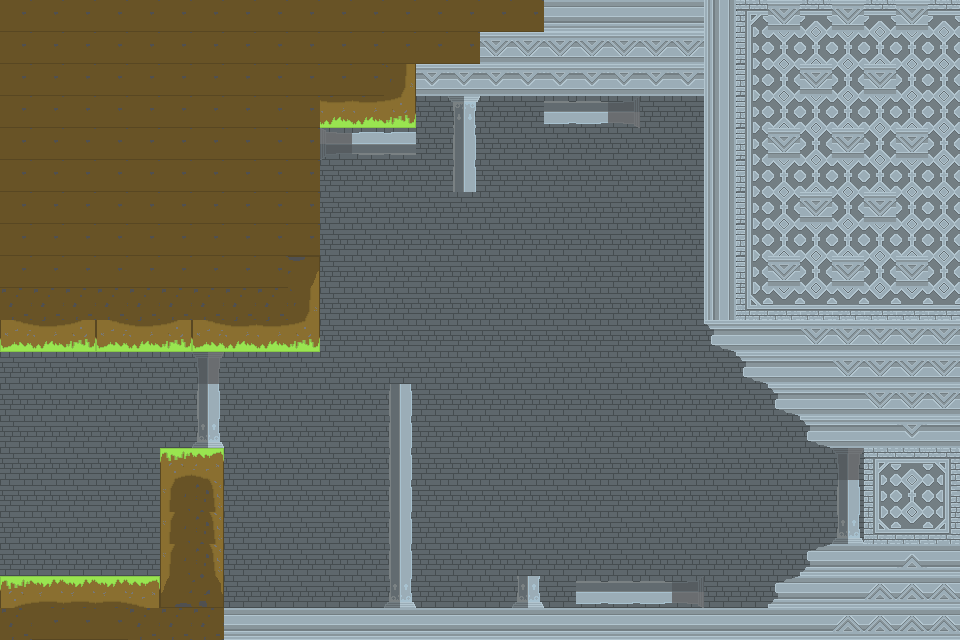

A level layout from a 2D game, rendered from its tile map. Below: a short description, then the map file with its tile-grid data intact:
An orthogonal 30x20 tile map with 32x32 px tiles, 3 tile layers (Fondo, Decoracion, Tierra).

<map version="1.10" tiledversion="1.12.0" class="node" orientation="orthogonal" renderorder="right-down" width="30" height="20" tilewidth="32" tileheight="32" infinite="0" nextlayerid="4" nextobjectid="1">
 <properties>
  <property name="class" value="node" />
 </properties>
 <tileset firstgid="1" source="../TileMap/TileMap.tsx" />
 <layer id="2" name="Fondo" width="30" height="20">
  <data encoding="csv">
169,169,169,169,169,169,169,169,169,169,169,169,169,169,169,169,169,169,169,169,169,169,169,169,169,169,169,169,169,169,
169,169,169,169,169,169,169,169,169,169,169,169,169,169,169,169,169,169,169,169,169,169,169,169,169,169,169,169,169,169,
169,169,169,169,169,169,169,169,169,169,169,169,169,169,169,169,169,169,169,169,169,169,169,169,169,169,169,169,169,169,
169,169,169,169,169,169,169,169,169,169,169,169,169,169,169,169,169,169,169,169,169,169,169,169,169,169,169,169,169,169,
169,169,169,169,169,169,169,169,169,169,169,169,169,169,169,169,169,169,169,169,169,169,169,169,169,169,169,169,169,169,
169,169,169,169,169,169,169,169,169,169,169,169,169,169,169,169,169,169,169,169,169,169,169,169,169,169,169,169,169,169,
169,169,169,169,169,169,169,169,169,169,169,169,169,169,169,169,169,169,169,169,169,169,169,169,169,169,169,169,169,169,
169,169,169,169,169,169,169,169,169,169,169,169,169,169,169,169,169,169,169,169,169,169,169,169,169,169,169,169,169,169,
169,169,169,169,169,169,169,169,169,169,169,169,169,169,169,169,169,169,169,169,169,169,169,169,169,169,169,169,169,169,
169,169,169,169,169,169,169,169,169,169,169,169,169,169,169,169,169,169,169,169,169,169,169,169,169,169,169,169,169,169,
169,169,169,169,169,169,169,169,169,169,169,169,169,169,169,169,169,169,169,169,169,169,169,169,169,169,169,169,169,169,
169,169,169,169,169,169,169,169,169,169,169,169,169,169,169,169,169,169,169,169,169,169,169,169,169,169,169,169,169,169,
169,169,169,169,169,169,169,169,169,169,169,169,169,169,169,169,169,169,169,169,169,169,169,169,169,169,169,169,169,169,
169,169,169,169,169,169,169,169,169,169,169,169,169,169,169,169,169,169,169,169,169,169,169,169,169,169,169,169,169,169,
169,169,169,169,169,169,169,169,169,169,169,169,169,169,169,169,169,169,169,169,169,169,169,169,169,169,169,169,169,169,
169,169,169,169,169,169,169,169,169,169,169,169,169,169,169,169,169,169,169,169,169,169,169,169,169,169,169,169,169,169,
169,169,169,169,169,169,169,169,169,169,169,169,169,169,169,169,169,169,169,169,169,169,169,169,169,169,169,169,169,169,
169,169,169,169,169,169,169,169,169,169,169,169,169,169,169,169,169,169,169,169,169,169,169,169,169,169,169,169,169,169,
169,169,169,169,169,169,169,169,169,169,169,169,169,169,169,169,169,169,169,169,169,169,169,169,169,169,169,169,169,169,
169,169,169,169,169,169,169,169,169,169,169,169,169,169,169,169,169,169,169,169,169,169,169,169,169,169,169,169,169,169
</data>
 </layer>
 <layer id="3" name="Decoracion" width="30" height="20">
  <data encoding="csv">
0,0,0,0,0,0,0,0,0,0,0,0,0,0,0,0,0,0,0,0,0,0,0,0,0,0,0,0,0,0,
0,0,0,0,0,0,0,0,0,0,0,0,0,0,0,0,0,0,0,0,0,0,0,0,0,168,0,0,0,0,
0,0,0,0,0,0,0,0,0,0,0,0,0,0,0,0,0,0,0,0,0,0,0,0,0,0,0,0,0,0,
0,0,0,0,0,0,0,0,0,0,0,0,0,0,0,0,0,0,0,0,0,0,0,0,0,168,0,0,0,0,
0,0,0,0,0,0,0,0,0,0,0,0,0,0,0,0,0,0,0,0,0,0,0,0,0,0,0,0,0,0,
0,0,0,0,0,0,0,0,0,0,0,0,0,0,0,0,0,0,0,0,0,0,0,0,0,168,0,0,0,0,
0,0,0,0,0,0,0,0,0,0,0,0,0,0,0,0,0,0,0,0,0,0,0,0,0,0,0,0,0,0,
0,0,0,0,0,0,0,0,0,0,0,0,0,0,0,0,0,0,0,0,0,0,0,0,0,168,0,0,0,0,
0,0,0,0,0,0,0,0,0,0,0,0,0,0,0,0,0,0,0,0,0,0,0,0,0,0,0,0,0,0,
0,0,0,0,0,0,0,0,0,0,0,0,0,0,0,0,0,0,0,0,0,0,0,0,0,168,0,0,0,0,
0,0,0,0,0,0,0,0,0,0,0,0,0,0,0,0,0,0,0,0,0,0,0,0,0,0,0,0,0,0,
0,0,0,0,0,0,96,0,0,0,0,0,0,0,0,0,0,0,0,0,0,0,0,0,0,0,0,0,0,0,
0,0,0,0,0,0,114,0,0,0,0,0,114,0,0,0,0,0,0,0,0,0,0,0,0,0,0,0,0,0,
0,0,0,0,0,0,132,0,0,0,0,0,114,0,0,0,0,0,0,0,0,0,0,0,0,0,0,0,0,0,
0,0,0,0,0,0,0,0,0,0,0,0,114,0,0,0,0,0,0,0,0,0,0,0,0,0,96,0,0,0,
0,0,0,0,0,0,0,0,0,0,0,0,114,0,0,0,0,0,0,0,0,0,0,0,0,0,114,0,0,0,
0,0,0,0,0,0,0,0,0,0,0,0,114,0,0,0,0,0,0,0,0,0,0,0,0,0,132,0,0,0,
0,0,0,0,0,0,0,0,0,0,0,0,114,0,0,0,0,0,0,0,0,0,0,0,0,0,0,0,0,0,
0,0,0,0,0,0,0,0,0,0,0,0,132,0,0,0,132,0,2684354674,2684354674,2684354674,2684354656,0,0,0,0,0,0,0,0,
0,0,0,0,0,0,0,0,0,0,0,0,0,0,0,0,0,0,0,0,0,0,0,0,0,0,0,0,0,0
</data>
 </layer>
 <layer id="1" name="Tierra" width="30" height="20">
  <data encoding="csv">
38,38,38,38,38,38,38,38,38,38,38,38,38,38,38,38,38,1073741898,1073741898,1073741898,1073741898,1073741898,1610612810,128,75,129,75,129,75,129,
38,38,38,38,38,38,38,38,38,38,38,38,38,38,38,75,75,75,75,75,75,75,1610612810,146,147,147,147,147,147,147,
38,38,38,38,38,38,38,38,38,38,38,38,3221225491,76,76,76,76,76,76,76,76,76,1610612810,146,147,75,147,75,147,147,
38,38,38,38,38,38,38,38,38,38,3221225474,3221225474,3221225473,0,1073741956,0,0,2684354674,2684354674,2684354656,0,0,1610612810,146,147,147,147,147,147,147,
38,38,38,38,38,38,38,38,38,38,1610612832,1610612850,1610612850,0,114,0,0,0,0,0,0,0,1610612810,146,75,147,75,147,75,147,
38,38,38,38,38,38,38,38,38,38,0,0,0,0,114,0,0,0,0,0,0,0,1610612810,146,147,147,147,147,147,147,
38,38,38,38,38,38,38,38,38,38,0,0,0,0,0,0,0,0,0,0,0,0,1610612810,146,147,75,147,75,147,147,
38,38,38,38,38,38,38,38,38,38,0,0,0,0,0,0,0,0,0,0,0,0,1610612810,146,147,147,147,147,147,147,
38,38,38,38,38,38,38,38,38,3221225509,0,0,0,0,0,0,0,0,0,0,0,0,1610612810,146,75,147,75,147,75,147,
20,20,20,20,20,20,20,20,20,3221225491,0,0,0,0,0,0,0,0,0,0,0,0,1610612810,164,165,165,165,165,165,165,
3221225475,3221225474,3221225473,3221225475,3221225474,3221225473,3221225475,3221225474,3221225474,3221225473,0,0,0,0,0,0,0,0,0,0,0,0,73,74,74,75,75,75,75,75,
0,0,0,0,0,0,0,0,0,0,0,0,0,0,0,0,0,0,0,0,0,0,0,73,74,74,75,75,75,75,
0,0,0,0,0,0,0,0,0,0,0,0,0,0,0,0,0,0,0,0,0,0,0,0,73,74,74,75,75,75,
0,0,0,0,0,0,0,0,0,0,0,0,0,0,0,0,0,0,0,0,0,0,0,0,0,73,74,74,76,74,
0,0,0,0,0,1,3,0,0,0,0,0,0,0,0,0,0,0,0,0,0,0,0,0,0,0,0,128,129,130,
0,0,0,0,0,19,21,0,0,0,0,0,0,0,0,0,0,0,0,0,0,0,0,0,0,0,0,146,147,148,
0,0,0,0,0,19,21,0,0,0,0,0,0,0,0,0,0,0,0,0,0,0,0,0,0,0,0,164,165,166,
0,0,0,0,0,19,21,0,0,0,0,0,0,0,0,0,0,0,0,0,0,0,0,0,0,1073741897,1073741898,3221225546,3221225548,3221225546,
1,2,2,2,3,37,39,0,0,0,0,0,0,0,0,0,0,0,0,0,0,0,0,0,1073741897,1073741898,1073741898,1073741899,1073741899,1073741899,
20,38,38,38,20,20,20,1073741898,1073741898,1073741898,1073741898,1073741898,1073741898,1073741898,1073741898,1073741898,1073741898,1073741898,1073741898,1073741898,1073741898,1073741898,1073741898,1073741898,1073741898,1073741898,1073741899,1073741899,1073741899,1073741899
</data>
 </layer>
</map>
